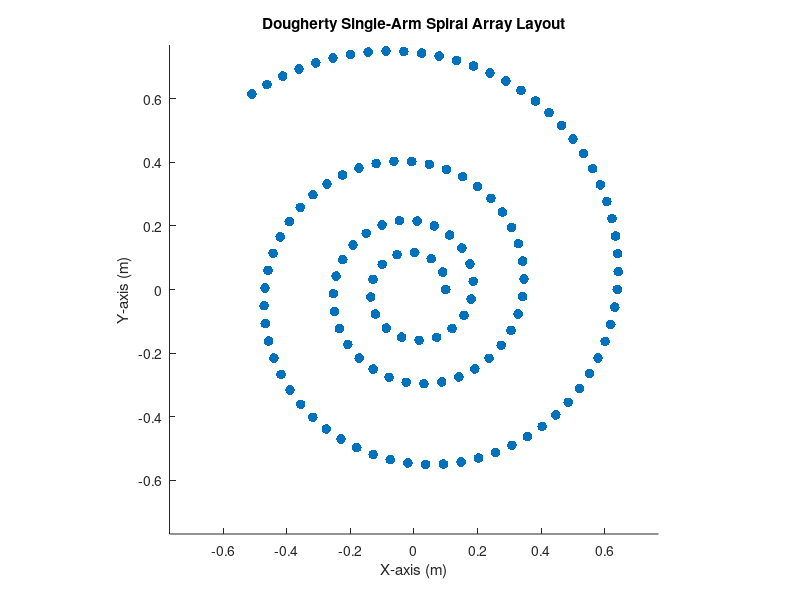
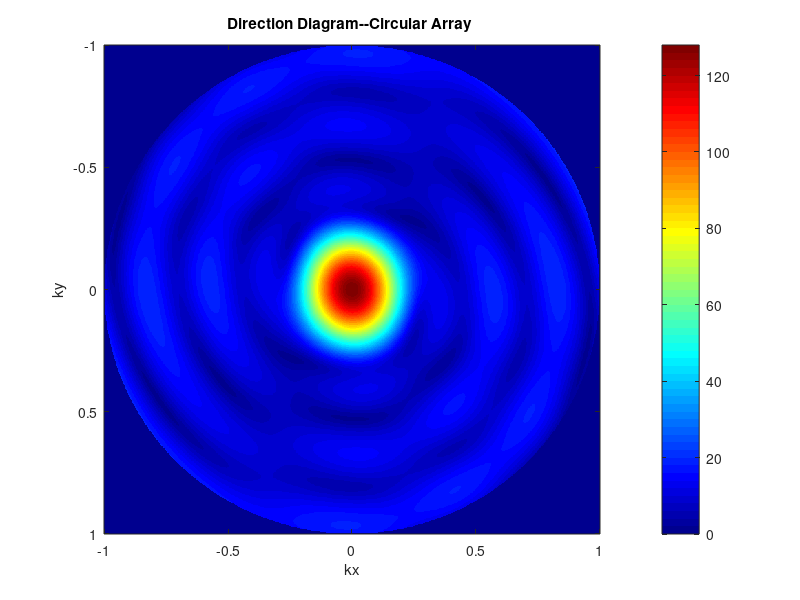
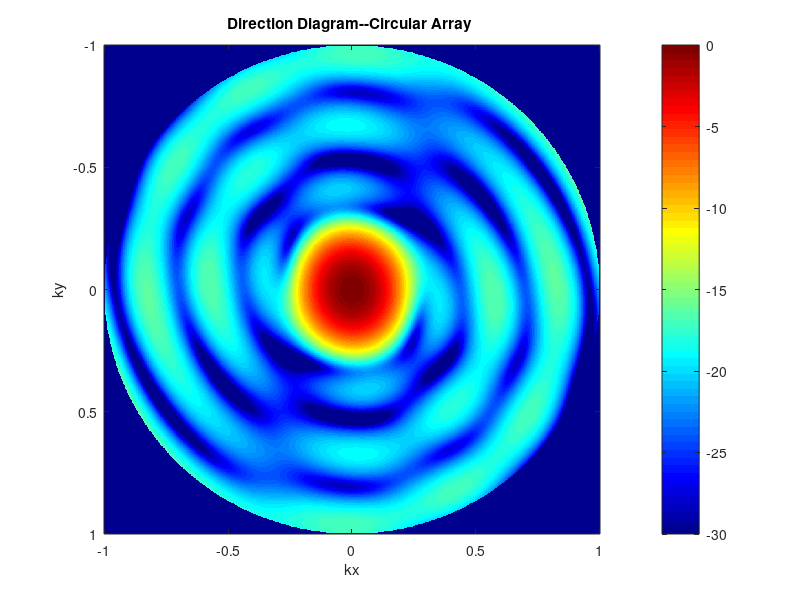

Reproduce these figures in MATLAB, in order.
clear all;
close all;
clc;

frequency = 1000; % 入射波频率
c = 343; % 声速
% 计算波数
k = 2*pi*frequency/c;

% Dougherty单臂阵列设计参数
r_max = 0.7;      % 最大螺旋半径 (m)
r_min = 0.1;       % 最小螺旋半径 (m)
v = 15*pi/32;      % 螺旋切线与半径的夹角 (rad)
N = 128;           % 麦克风数量

% 中间变量计算函数
ln_func = @(n) ((n-1)/(N-1)) * (r_max * sqrt(1+cot(v)^2)) / cot(v);

% 初始化阵元位置向量
theta_n = zeros(1, N);
r_n = zeros(1, N);

% 计算每个阵元的位置
for n = 1:N
    l_n = ln_func(n);
    theta_n(n) = 1/cot(v) * log(1 + cot(v)*l_n/(r_min*sqrt(1+cot(v)^2)));
    r_n(n) = r_min * exp(cot(v)*theta_n(n));
end

% 计算x,y坐标
x = r_n .* cos(theta_n);
y = r_n .* sin(theta_n);
rm = [x', y', zeros(length(x),1)];

% 绘制Dougherty单臂螺旋阵列布局
figure;
scatter(x, y, 50, 'filled');
hold on;
axis equal; % 确保x轴和y轴比例一致
xlim([-r_max*1.1 r_max*1.1]);
ylim([-r_max*1.1 r_max*1.1]);

title('Dougherty Single-Arm Spiral Array Layout');
xlabel('X-axis (m)');
ylabel('Y-axis (m)');
grid off;

hold off; % 结束hold状态

%% 初始化kx, ky网格
kx = linspace(-1, 1, 720);
ky = linspace(-1, 1, 720);
[KX,KY] = meshgrid(kx, ky);

% 创建逻辑掩码，保留kx^2 + ky^2 <= 1的点
valid_points_mask = (KX.^2 + KY.^2) <= 1;

% 应用掩码到KX和KY，移除无效点
KX = KX .* valid_points_mask;
KY = KY .* valid_points_mask;

% 计算对应的kz，现在所有点都满足kx^2 + ky^2 <= 1
KZ = sqrt(1 - KX.^2 - KY.^2); % 此处不会出现复数，因为已预先筛选
% 将KZ中接近1的值（考虑到浮点运算误差，这里设定一个很小的容差eps）置为0
eps = 1e-8; % 设定一个很小的正数作为容差
KZ(abs(KZ - 1) < eps) = 0;

%% 计算方向图
V = zeros(length(kx), length(ky));
for i = 1:length(kx)
    for j = 1:length(ky)
        % 验证 kx 和 ky 的平方和是否小于1
        if (kx(i)^2 + ky(j)^2) < 1
            % 计算三维单位向量 \kappa
            kappa = [kx(i), ky(j), KZ(i, j)];
            V(i, j) = sum(exp(1j*k*rm*kappa.')); % 注意这里的转置，保证维度匹配
        else
            % 如果不满足条件，将该位置的值设为0
            V(i, j) = 0;
        end
    end
end

V_abs = abs(V);
maxVal = max(max(V_abs(:)));
V_db = 20*log10(V_abs/maxVal);

%% 绘制方向图
figure;
imagesc(kx, ky, abs(V));
xlabel('kx');
ylabel('ky');
title('Direction Diagram--Circular Array ');
colormap('jet');
colorbar;
caxis('auto'); % 色标范围
% caxis([0, max(max(V_abs))]);
caxis('auto');


figure;
imagesc(kx, ky, V_db);
xlabel('kx');
ylabel('ky');
title('Direction Diagram--Circular Array ');
% 使用更明显的colormap，例如'jet'，并自动调整色标范围
colormap('jet'); % 或选择其他你喜欢的colormap，如'parula'
colorbar;
% 自动调整色标范围以覆盖数据的全部动态范围
caxis([-30, max(max(V_db))]);
% caxis('auto');
